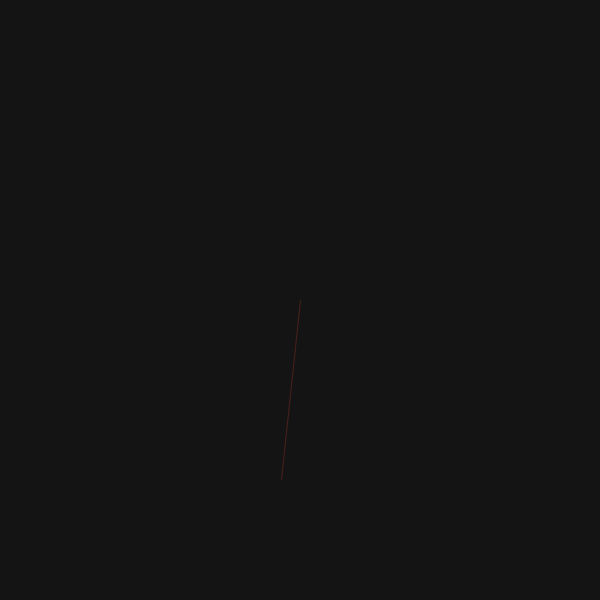
Frame 1 (no input)
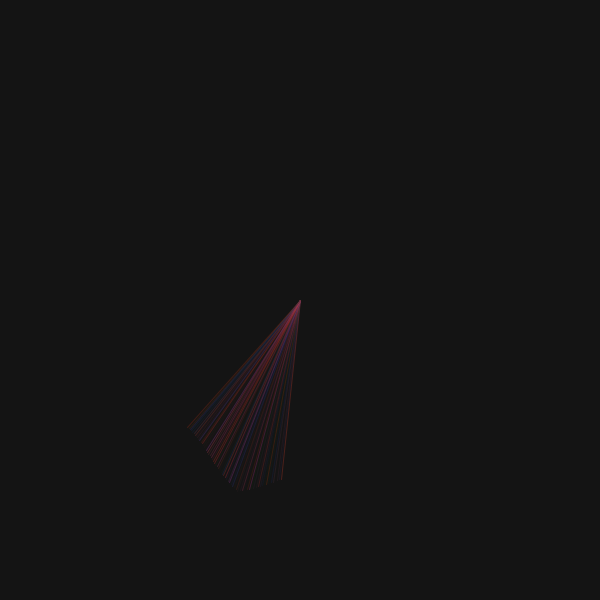
Frame 60 (the mouse pressed at the canvas centre just before this capture)
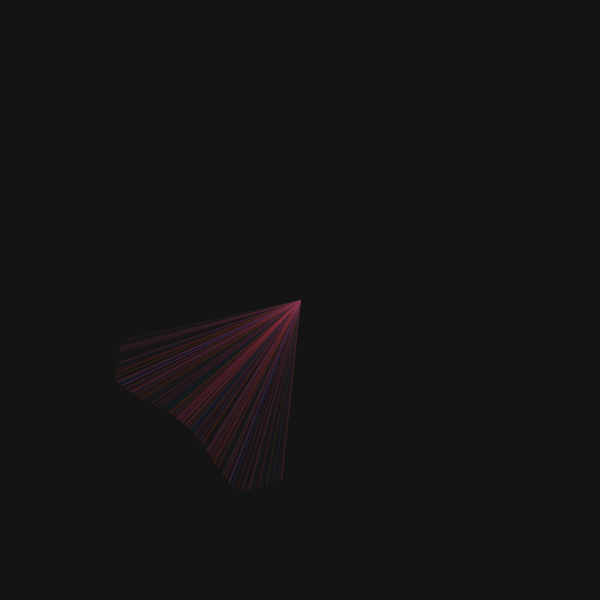
Frame 120 (the mouse held since frame 60 and released just before this capture)

The Processing sketch that drew these frames (run headless with seeded random() and noise(); from frame 60 on, the mouse is pressed at the canvas centre):

// Processing sketch: wavy_lines
// ── wavy_lines.pde
float speed = 1;
float y = 180;
float x = 100;
float radius = 50;
float direction = 1;

void setup(){
  size(600,600);
  background(20);
  smooth();
}

void draw(){
  translate(width/2, height/2);
  stroke(random(255), 50, random(150), random(100));
  float radMin = 360 / 60 * speed;
  rotate(radians(radMin));
  line(0,0,0,y);
  
  speed += 0.1;
  
  if(y >= 200){
    direction = -direction;
  }
  if( y <= 180 ) {
    direction += 0.05;
  }
  y = y + direction;
}
